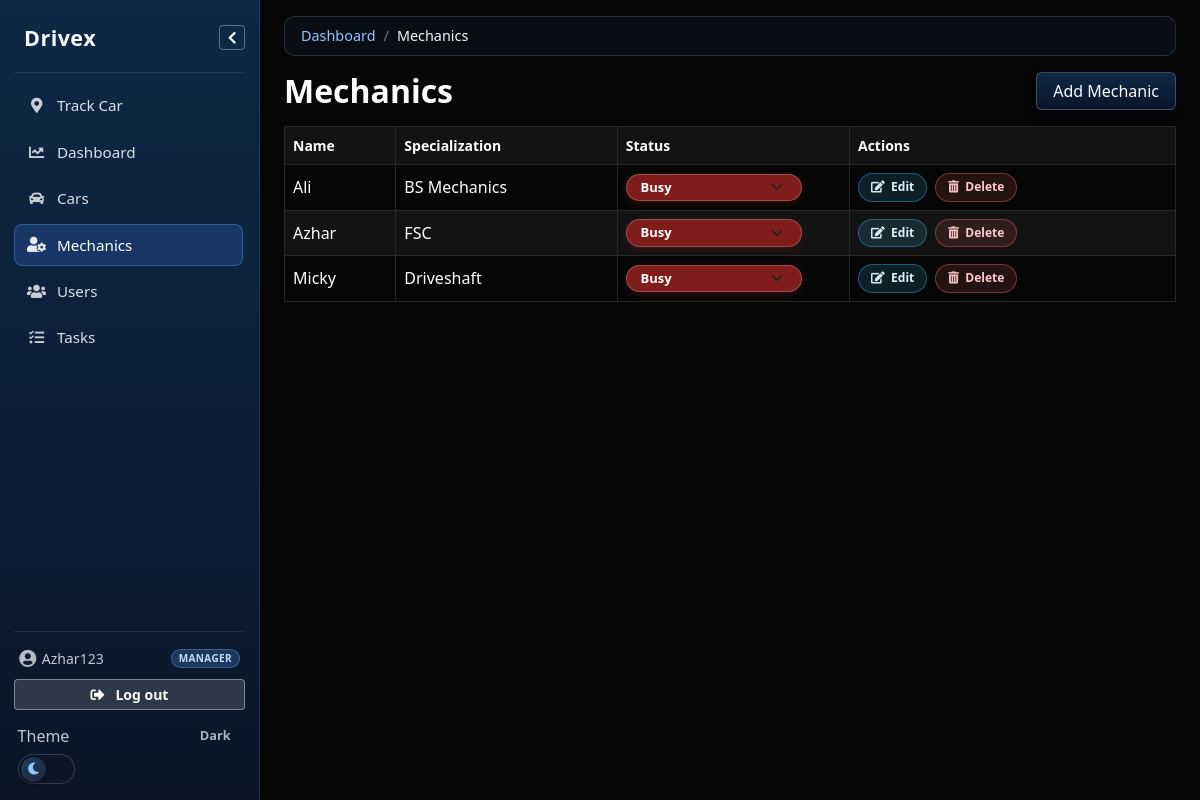
The page /mechanics/ (signed in) on the database as committed earlier.
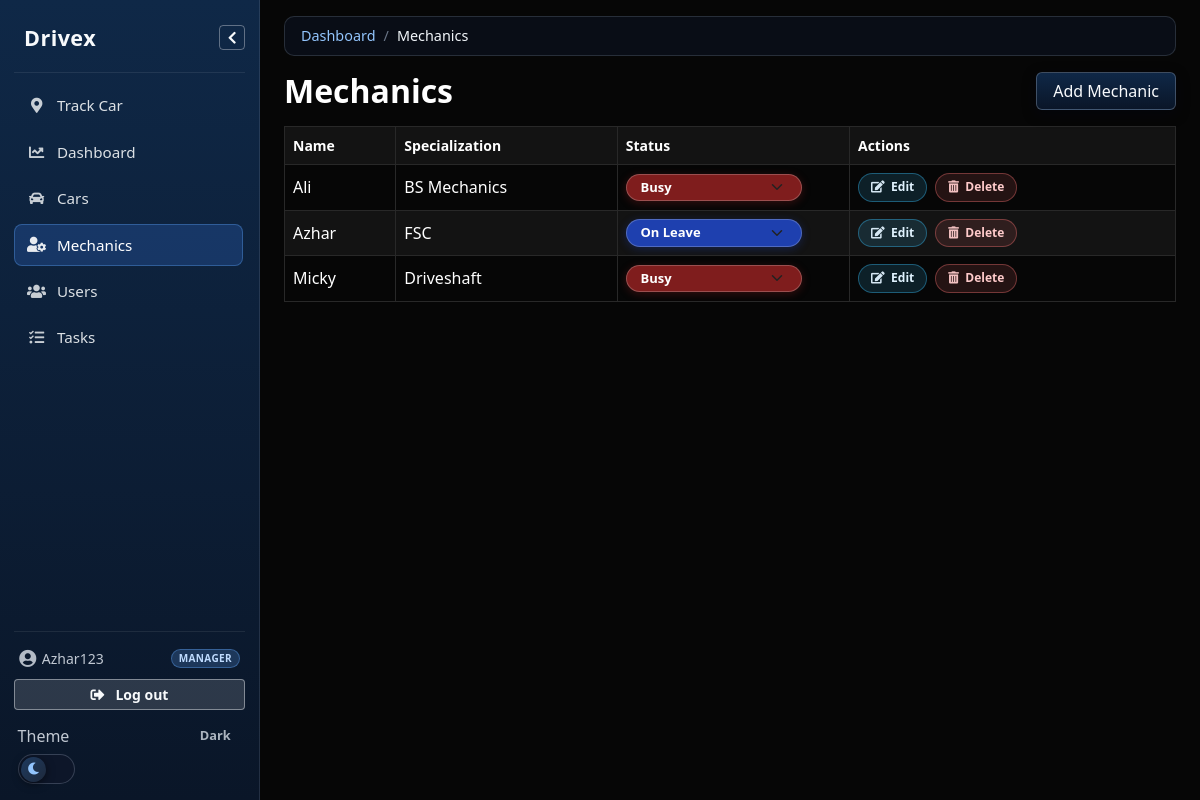
The same page on the database as committed later.
### taskapp/models.py (models this page shows, shortened)
class Mechanic(models.Model):
    name = models.CharField(max_length=30)
    specialization = models.CharField(max_length=30, blank=True)
    phone_number = models.CharField(max_length=20, blank=True)
    is_active = models.BooleanField(default=True)
    is_on_leave = models.BooleanField(
        default=False,
        help_text='Mark when the mechanic is unavailable (leave).',
    )
    is_manually_busy = models.BooleanField(
        default=False,
        help_text='When set and there is no open task, shows as Busy.',
    )
    user = models.OneToOneField(
        settings.AUTH_USER_MODEL,
        on_delete=models.SET_NULL,
        null=True,
        blank=True,
        related_name='mechanic_profile',
        help_text='Optional login for this mechanic (restricted to assigned tasks only).',
    )
    created_at = models.DateTimeField(auto_now_add=True)
    class Meta:
        ordering = ['name']

### taskapp/views.py (the view)
# urls.py: path('mechanics/', views.MechanicListView.as_view(), name='mechanic_list'),
class MechanicListView(ShopManagerRequiredMixin, ListView):
    model = Mechanic
    template_name = 'mechanics/mechanic_list.html'
    context_object_name = 'mechanics'
    def get_queryset(self):
        active_task = Task.objects.filter(
            mechanic=OuterRef('pk'),
        ).exclude(status='completed')
        return Mechanic.objects.annotate(
            has_active_task=Exists(active_task),
        )

### taskapp/breadcrumbs.py (called while the page is built)
def _dashboard():
    return {"label": _("Dashboard"), "url": reverse("home")}

### taskapp/context_processors.py (called while the page is built, shortened)
def admin_mechanic_task_summary(request):
    try:
        admin_index = reverse('admin:index')
    except Exception:
        return {}
    if request.path.rstrip('/') != admin_index.rstrip('/'):
        return {}

def shop_roles(request):
    user = request.user
    role = resolve_shop_access_role(user) if user.is_authenticated else None
    return {
        'shop_role': role,
        'is_shop_manager': role == 'manager',
        'shop_mechanic': get_mechanic_profile(user) if user.is_authenticated else None,
    }

def shop_breadcrumbs(request):
    return {'shop_breadcrumb_items': resolve_shop_breadcrumb_items(request)}

def site_shop_theme(request):
    raw = request.COOKIES.get(SITE_THEME_COOKIE, '')
    theme = raw if raw in ('light', 'dark') else 'dark'
    return {
        'site_bootswatch_css': (
            SITE_BOOTSWATCH_LIGHT_CSS if theme == 'light' else SITE_BOOTSWATCH_DARK_CSS
        ),
        'site_bootswatch_dark_url': SITE_BOOTSWATCH_DARK_CSS,
        'site_bootswatch_light_url': SITE_BOOTSWATCH_LIGHT_CSS,
        'site_theme_cookie_name': SITE_THEME_COOKIE,
    }

### taskapp/templates/mechanics/mechanic_list.html (shortened to what this page needs)
{% extends 'base.html' %}
{% block content %}
<div class="d-flex justify-content-between align-items-center flex-wrap gap-2 mb-3">
    <h2 class="mb-0">Mechanics</h2>
    <a href="{% url 'mechanic_create' %}" class="btn btn-primary">Add Mechanic</a>
</div>
<div class="table-responsive shop-table-scroll">
<table class="table table-bordered table-striped">
    <thead>
        <tr>
            <th>Name</th>
            <th>Specialization</th>
            <th>Status</th>
            <th>Actions</th>
        </tr>
    </thead>
    <tbody>
        {% for mechanic in mechanics %}
        <tr>
            <td>{{ mechanic.name }}</td>
            <td>{{ mechanic.specialization }}</td>
            <td class="mechanic-status-cell">
                <select
                    name="availability"
                    id="avail-{{ mechanic.id }}"
                    form="form-mechanic-avail-{{ mechanic.id }}"
                    class="form-select form-select-sm enum-select task-inline-select mechanic-status-select {% if mechanic.is_on_leave %}mechanic-status-select--on-leave{% elif mechanic.has_active_task or mechanic.is_manually_busy %}mechanic-status-select--busy{% else %}mechanic-status-select--free{% endif %}"
                    onchange="document.getElementById('form-mechanic-avail-{{ mechanic.id }}').submit()"
                >
                    <option
                        value="busy"
                        {% if not mechanic.is_on_leave %}
                          {% if mechanic.has_active_task or mechanic.is_manually_busy %}selected{% endif %}
                        {% endif %}
                    >
                        Busy
                    </option>
                    <option
                        value="on_leave"
                        {% if mechanic.is_on_leave %}selected{% endif %}
                    >
                        On Leave
                    </option>
                </select>
            </td>
            <td class="shop-actions-cell text-nowrap">
                <div class="shop-row-actions" role="group">
                    <a
                        class="shop-action-btn shop-action-btn--edit"
                        href="{% url 'mechanic_update' mechanic.id %}"
                        title="Edit mechanic {{ mechanic.name }}"
                        aria-label="Edit"
                        ><i class="fas fa-edit" aria-hidden="true"></i
                        ><span class="shop-action-btn__label">Edit</span></a
                    >
                    <a
                        class="shop-action-btn shop-action-btn--delete"
                        href="{% url 'mechanic_delete' mechanic.id %}"
                        title="Delete mechanic {{ mechanic.name }}"
                        aria-label="Delete"
                        ><i class="fas fa-trash-alt" aria-hidden="true"></i
                        ><span class="shop-action-btn__label">Delete</span></a
                    >
                </div>
            </td>
        </tr>
        {% endfor %}
    </tbody>
</table>
</div>
{% endblock %}

Rows that differ between the two databases and show on the page:
changed Mechanic "Azhar": availability "Busy" → "On Leave"
